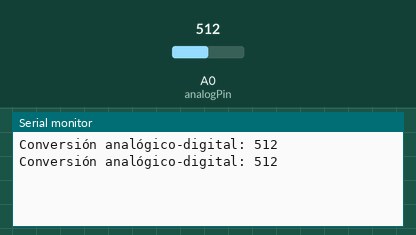
Simulated run of this sketch. Board: Arduino Uno, built with avr-gcc and run on an emulated ATmega328P. Parts: the last lines printed to the serial monitor. Inputs (shaded band) come from the test bench; at power-on: A0 (analogPin) = 512.

Above: at 1.8 s.
1.9 s: A0 (analogPin) set to 716
At 2.8 s:
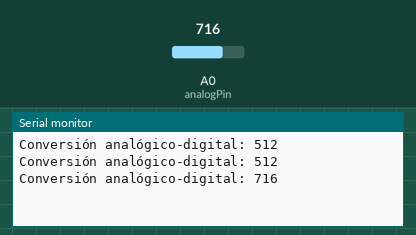
3.4 s: A0 (analogPin) set to 900
At 4.7 s:
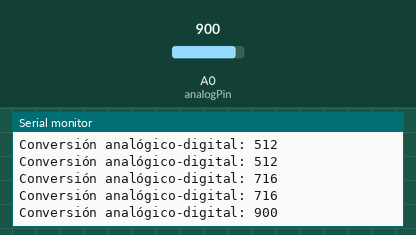
Timing chart, 0 to 6.4 s (numbered marks = the images above; inputs shaded):
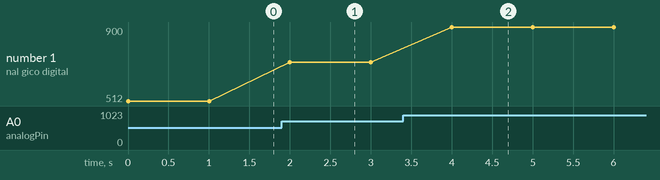

The sketch:

4.1.ino
```cpp
int analogPin = A0;// potentiometer wiper (middle terminal) connected to analog pin 3
// outside leads to ground and +5V
int val = 0;// variable to store the value read

void setup() {
  Serial.begin(9600);//  setup serial
}

void loop() {
  val = analogRead(analogPin);// read the input pin
  Serial.print ("Conversión analógico-digital: ");
  Serial.println(val);// debug value}
  delay(1000); //Espera un segundo
}
```

Measured:
- after the input at 1.9 s, the serial monitor: prints a new line after 0.10 s (image 1)
- after the input at 3.4 s, the serial monitor: prints a new line after 0.60 s (image 2)
- plotted number 1: 512 → 716 after the input at 1.9 s, 716 → 900 after the input at 3.4 s
